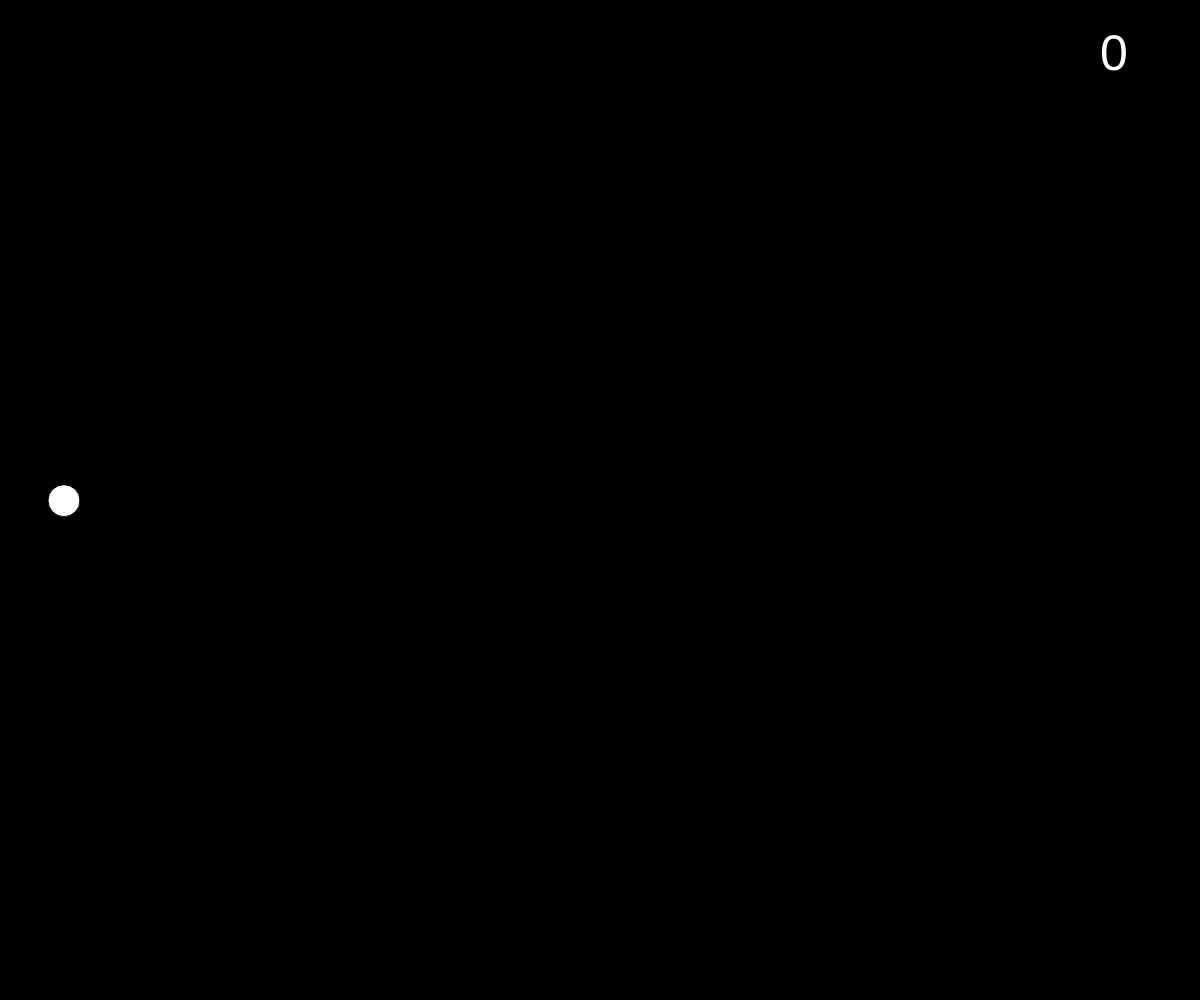
Frame 1 (no input)
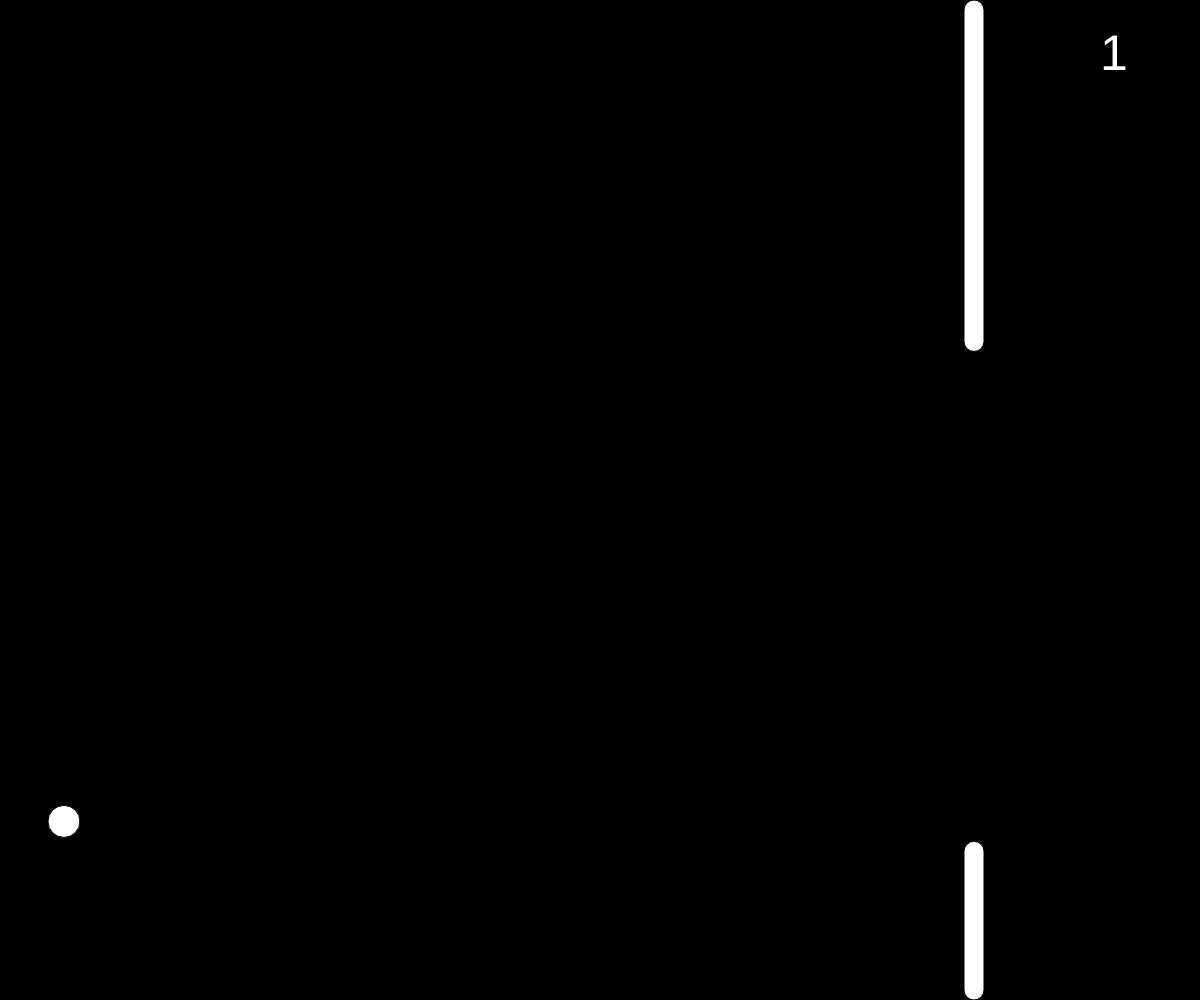
Frame 60 (no input)
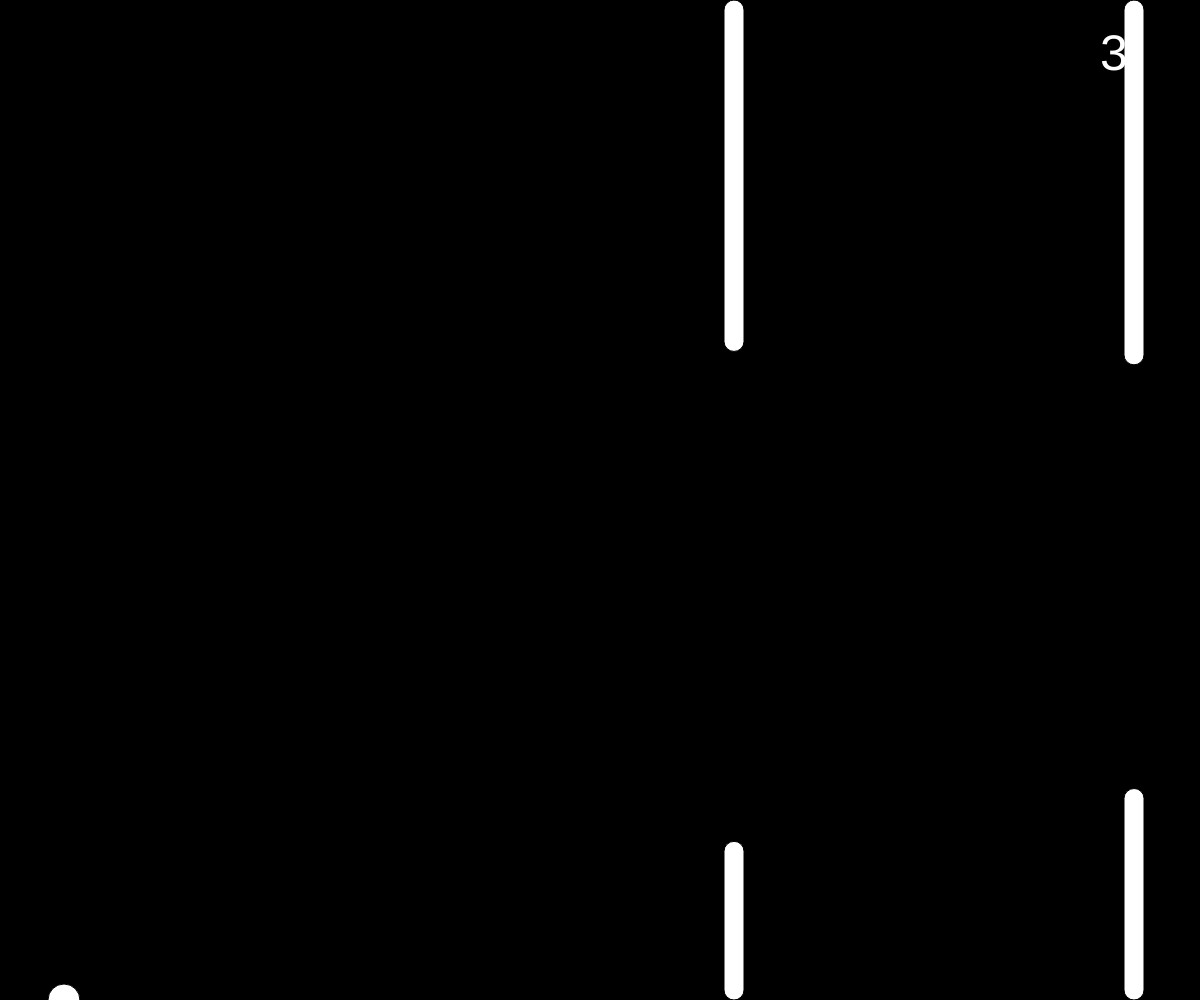
Frame 120 (the mouse pressed at the canvas centre since frame 60)

The p5.js sketch that drew these frames (run headless with seeded random() and noise() and a simulated clock; from frame 60 on, the mouse is pressed at the canvas centre):

// p5.js sketch
// ── sketch.js
var bird;
var pipes = [];
var gameOver = false;
var time = 0;
var newTime = 0;

function setup() {
  createCanvas(window.innerWidth, window.innerHeight);
  bird = new Bird();
  pipes.push(new Pipe());
  setInterval(timeDown, 1000);
}

function draw() {
  
  background(0);
  
  for (var i = pipes.length-1; i >= 0; i--) {
    pipes[i].draw();
    pipes[i].update();
    
    if (pipes[i].hits(bird)) {
      console.log("HIT");
      bird.lives -= 1;
    }
    
    if (pipes[i].offscreen()) {
      pipes.splice(i, 1);
    }
  }

  bird.update();
  bird.show();

  if (bird.lives == 0) {
    gameOver = true;
    background(255);
    textSize(50);
    fill(255, 0, 0);
    text('Game over!', 20, 70);
  }
  
  if (gameOver) {
    background(255);
    textSize(50);
    fill(255, 0, 0);
    text('Game over!', 20, 70);
  }

  if (frameCount % 100 == 0) {
    pipes.push(new Pipe());
  }

  textSize(50);
  text(newTime, width-100, 70);
  
}

function keyPressed() {
  if (key == ' ') {
    bird.up();
  }
}

function mouseClicked() {
  bird.up();
}

function timeDown(){
  time++;
  if (gameOver==false) {
    newTime = time;
  }
}

// ── bird.js
function Bird() {
    this.y = height / 2;
    this.x = 64;
  
    this.gravity = 0.7;
    this.lift = -20;
    this.velocity = 0;

    this.lives = 1;
  
    this.show = function() {
      fill(255);
      ellipse(this.x, this.y, 32, 32);
    }
  
    this.up = function() {
      this.velocity += this.lift;
    }
  
    this.update = function() {
      this.velocity += this.gravity;
      this.velocity *= 0.9;
      this.y += this.velocity;
  
  
      if (this.y > height) {
        this.y = height;
        this.velocity = 0;
      }
  
      if (this.y < 0) {
        this.y = 0;
        this.velocity = 0;
      }
    }
  
  }

// ── pipe.js
function Pipe() {
    this.top = random(80, height/2 - 40);
    this.bottom = random(80, height/2 - 40);
    this.x = width;
    this.w = 20;
    this.speed = 4;
    
    this.white = 255;
    
    this.highlight = false;
    
    this.hits = function(bird) {
      if (bird.y < this.top || bird.y > height - this.bottom) {
        if (bird.x > this.x && bird.x < this.x + this.w) {
          this.highlight = true;
          return true;
        }
        this.highlight = false;
      } return false;
    }
    
    this.draw = function() {
        fill(this.white);
        if (this.highlight) {
            fill(255, 0, 0);
        }
        rect(this.x, 0, this.w, this.top, 10);
        rect(this.x, height-this.bottom, this.w, this.bottom, 10);
    }
        
    this.update = function() {
            this.x -= this.speed;
    }
        
    this.offscreen = function() {
        if (this.x < -this.w) {
            return true;
        } else {
            return false;
        }
    }
}

// ── style.css
html, body {
    margin: 0;
    padding: 0;
}

canvas {
    margin: 30px;
    display: block;
}
  
